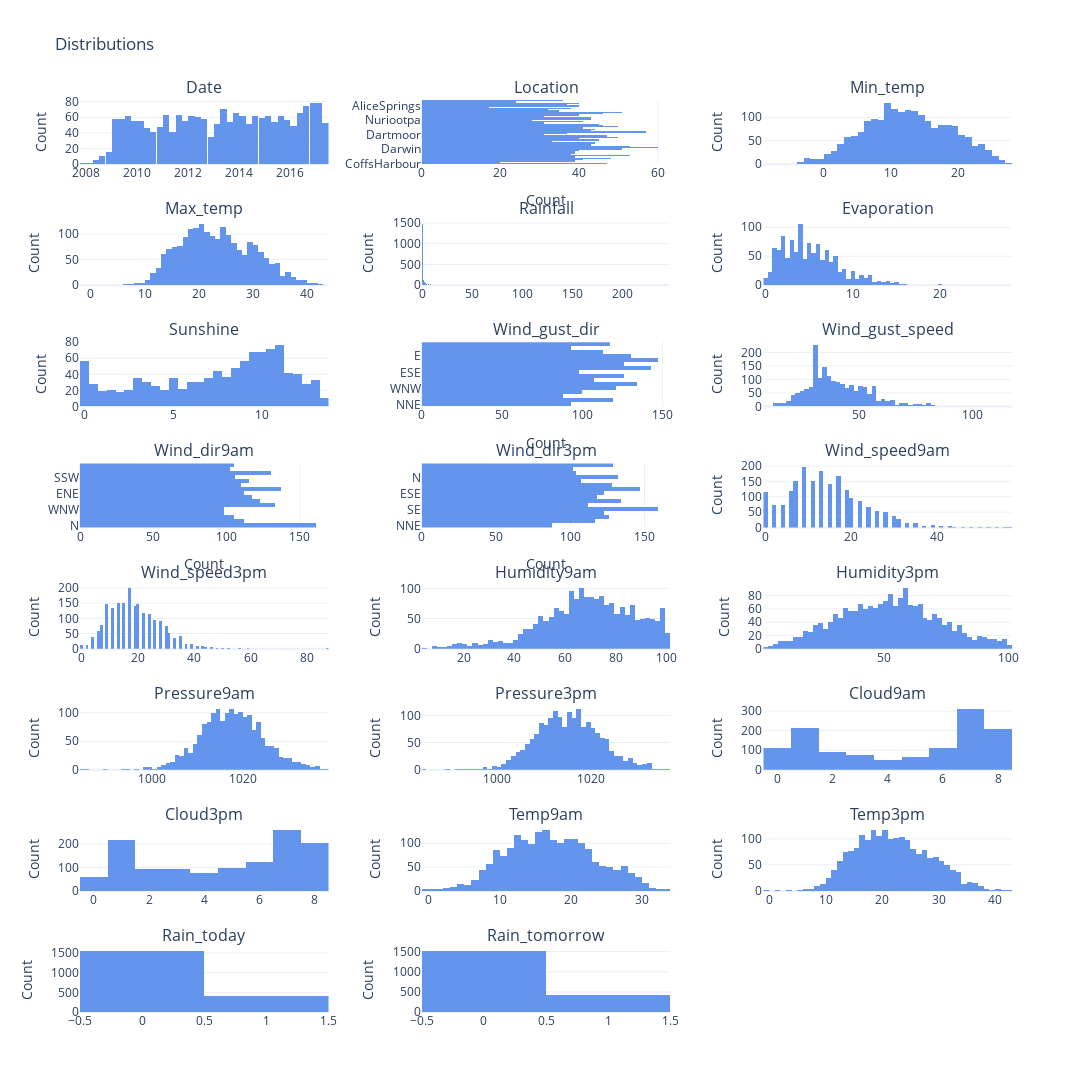

Notebook code cell kept with this figure:
### Code cell
# Distribution of a selected set of numeric variables

d_plot = d.sample(2000)
col_names = d.columns
n_plots = len(col_names)
n_plot_cols = 3
n_plot_rows = math.ceil(n_plots / n_plot_cols)

fig = subplots.make_subplots(
    rows=n_plot_rows,
    cols=n_plot_cols,
    subplot_titles=[c.capitalize() for c in col_names],
    horizontal_spacing=0.1,
)
for i, val_name in enumerate(col_names):
    fig.add_trace(
        go.Histogram(
            x=None if d_plot[val_name].dtype == "object" else d_plot[val_name],
            y=d_plot[val_name] if d_plot[val_name].dtype == "object" else None,
            name="",
            nbinsx=None,
            xbins=dict(size=None, start=None, end=None),
            marker=dict(color="cornflowerblue"),
        ),
        row=1 + i // n_plot_cols,
        col=1 + i % n_plot_cols,
    )
    if d_plot[val_name].dtype == "object":
        fig.update_xaxes(
            title_text="Count", row=1 + i // n_plot_cols, col=1 + i % n_plot_cols
        )
    else:
        fig.update_yaxes(
            title_text="Count", row=1 + i // n_plot_cols, col=1 + i % n_plot_cols
        )
if d_plot[val_name].dtype == "object":
    fig.update_traces(hovertemplate="value: %{y}<br>count: %{x}")
else:
    fig.update_traces(hovertemplate="value: %{x}<br>count: %{y}")
fig.update_layout(
    template="plotly_white",
    width=1200,
    height=80 + 250 * n_plot_rows,
    title="Distributions",
    showlegend=False,
)

### Figure 1 — Plotly figure (JSON) as saved in the notebook; plotly's stock layout.template omitted (floating-point values rounded to 4 significant figures; data arrays with more than 128 entries replaced by an {"elided": "..."} marker saying what was removed)
{"data": [{"hovertemplate": "value: %{x}<br>count: %{y}", "marker": {"color": "cornflowerblue"}, "name": "", "type": "histogram", "x": {"elided": "2000 str values"}, "xaxis": "x", "yaxis": "y"}, {"hovertemplate": "value: %{x}<br>count: %{y}", "marker": {"color": "cornflowerblue"}, "name": "", "type": "histogram", "xaxis": "x2", "y": {"elided": "2000 str values"}, "yaxis": "y2"}, {"hovertemplate": "value: %{x}<br>count: %{y}", "marker": {"color": "cornflowerblue"}, "name": "", "type": "histogram", "x": {"elided": "2000 float values"}, "xaxis": "x3", "yaxis": "y3"}, {"hovertemplate": "value: %{x}<br>count: %{y}", "marker": {"color": "cornflowerblue"}, "name": "", "type": "histogram", "x": {"elided": "2000 float values"}, "xaxis": "x4", "yaxis": "y4"}, {"hovertemplate": "value: %{x}<br>count: %{y}", "marker": {"color": "cornflowerblue"}, "name": "", "type": "histogram", "x": {"elided": "2000 float values"}, "xaxis": "x5", "yaxis": "y5"}, {"hovertemplate": "value: %{x}<br>count: %{y}", "marker": {"color": "cornflowerblue"}, "name": "", "type": "histogram", "x": {"elided": "2000 float values"}, "xaxis": "x6", "yaxis": "y6"}, {"hovertemplate": "value: %{x}<br>count: %{y}", "marker": {"color": "cornflowerblue"}, "name": "", "type": "histogram", "x": {"elided": "2000 float values"}, "xaxis": "x7", "yaxis": "y7"}, {"hovertemplate": "value: %{x}<br>count: %{y}", "marker": {"color": "cornflowerblue"}, "name": "", "type": "histogram", "xaxis": "x8", "y": {"elided": "2000 str values"}, "yaxis": "y8"}, {"hovertemplate": "value: %{x}<br>count: %{y}", "marker": {"color": "cornflowerblue"}, "name": "", "type": "histogram", "x": {"elided": "2000 int values"}, "xaxis": "x9", "yaxis": "y9"}, {"hovertemplate": "value: %{x}<br>count: %{y}", "marker": {"color": "cornflowerblue"}, "name": "", "type": "histogram", "xaxis": "x10", "y": {"elided": "2000 str values"}, "yaxis": "y10"}, {"hovertemplate": "value: %{x}<br>count: %{y}", "marker": {"color": "cornflowerblue"}, "name": "", "type": "histogram", "xaxis": "x11", "y": {"elided": "2000 str values"}, "yaxis": "y11"}, {"hovertemplate": "value: %{x}<br>count: %{y}", "marker": {"color": "cornflowerblue"}, "name": "", "type": "histogram", "x": {"elided": "2000 int values"}, "xaxis": "x12", "yaxis": "y12"}, {"hovertemplate": "value: %{x}<br>count: %{y}", "marker": {"color": "cornflowerblue"}, "name": "", "type": "histogram", "x": {"elided": "2000 int values"}, "xaxis": "x13", "yaxis": "y13"}, {"hovertemplate": "value: %{x}<br>count: %{y}", "marker": {"color": "cornflowerblue"}, "name": "", "type": "histogram", "x": {"elided": "2000 int values"}, "xaxis": "x14", "yaxis": "y14"}, {"hovertemplate": "value: %{x}<br>count: %{y}", "marker": {"color": "cornflowerblue"}, "name": "", "type": "histogram", "x": {"elided": "2000 int values"}, "xaxis": "x15", "yaxis": "y15"}, {"hovertemplate": "value: %{x}<br>count: %{y}", "marker": {"color": "cornflowerblue"}, "name": "", "type": "histogram", "x": {"elided": "2000 float values"}, "xaxis": "x16", "yaxis": "y16"}, {"hovertemplate": "value: %{x}<br>count: %{y}", "marker": {"color": "cornflowerblue"}, "name": "", "type": "histogram", "x": {"elided": "2000 float values"}, "xaxis": "x17", "yaxis": "y17"}, {"hovertemplate": "value: %{x}<br>count: %{y}", "marker": {"color": "cornflowerblue"}, "name": "", "type": "histogram", "x": {"elided": "2000 int values"}, "xaxis": "x18", "yaxis": "y18"}, {"hovertemplate": "value: %{x}<br>count: %{y}", "marker": {"color": "cornflowerblue"}, "name": "", "type": "histogram", "x": {"elided": "2000 int values"}, "xaxis": "x19", "yaxis": "y19"}, {"hovertemplate": "value: %{x}<br>count: %{y}", "marker": {"color": "cornflowerblue"}, "name": "", "type": "histogram", "x": {"elided": "2000 float values"}, "xaxis": "x20", "yaxis": "y20"}, {"hovertemplate": "value: %{x}<br>count: %{y}", "marker": {"color": "cornflowerblue"}, "name": "", "type": "histogram", "x": {"elided": "2000 float values"}, "xaxis": "x21", "yaxis": "y21"}, {"hovertemplate": "value: %{x}<br>count: %{y}", "marker": {"color": "cornflowerblue"}, "name": "", "type": "histogram", "x": {"elided": "2000 int values"}, "xaxis": "x22", "yaxis": "y22"}, {"hovertemplate": "value: %{x}<br>count: %{y}", "marker": {"color": "cornflowerblue"}, "name": "", "type": "histogram", "x": {"elided": "2000 int values"}, "xaxis": "x23", "yaxis": "y23"}], "layout": {"annotations": [{"font": {"size": 16}, "showarrow": false, "text": "Date", "x": 0.1333, "xanchor": "center", "xref": "paper", "y": 1, "yanchor": "bottom", "yref": "paper"}, {"font": {"size": 16}, "showarrow": false, "text": "Location", "x": 0.5, "xanchor": "center", "xref": "paper", "y": 1, "yanchor": "bottom", "yref": "paper"}, {"font": {"size": 16}, "showarrow": false, "text": "Min_temp", "x": 0.8667, "xanchor": "center", "xref": "paper", "y": 1, "yanchor": "bottom", "yref": "paper"}, {"font": {"size": 16}, "showarrow": false, "text": "Max_temp", "x": 0.1333, "xanchor": "center", "xref": "paper", "y": 0.8672, "yanchor": "bottom", "yref": "paper"}, {"font": {"size": 16}, "showarrow": false, "text": "Rainfall", "x": 0.5, "xanchor": "center", "xref": "paper", "y": 0.8672, "yanchor": "bottom", "yref": "paper"}, {"font": {"size": 16}, "showarrow": false, "text": "Evaporation", "x": 0.8667, "xanchor": "center", "xref": "paper", "y": 0.8672, "yanchor": "bottom", "yref": "paper"}, {"font": {"size": 16}, "showarrow": false, "text": "Sunshine", "x": 0.1333, "xanchor": "center", "xref": "paper", "y": 0.7344, "yanchor": "bottom", "yref": "paper"}, {"font": {"size": 16}, "showarrow": false, "text": "Wind_gust_dir", "x": 0.5, "xanchor": "center", "xref": "paper", "y": 0.7344, "yanchor": "bottom", "yref": "paper"}, {"font": {"size": 16}, "showarrow": false, "text": "Wind_gust_speed", "x": 0.8667, "xanchor": "center", "xref": "paper", "y": 0.7344, "yanchor": "bottom", "yref": "paper"}, {"font": {"size": 16}, "showarrow": false, "text": "Wind_dir9am", "x": 0.1333, "xanchor": "center", "xref": "paper", "y": 0.6016, "yanchor": "bottom", "yref": "paper"}, {"font": {"size": 16}, "showarrow": false, "text": "Wind_dir3pm", "x": 0.5, "xanchor": "center", "xref": "paper", "y": 0.6016, "yanchor": "bottom", "yref": "paper"}, {"font": {"size": 16}, "showarrow": false, "text": "Wind_speed9am", "x": 0.8667, "xanchor": "center", "xref": "paper", "y": 0.6016, "yanchor": "bottom", "yref": "paper"}, {"font": {"size": 16}, "showarrow": false, "text": "Wind_speed3pm", "x": 0.1333, "xanchor": "center", "xref": "paper", "y": 0.4688, "yanchor": "bottom", "yref": "paper"}, {"font": {"size": 16}, "showarrow": false, "text": "Humidity9am", "x": 0.5, "xanchor": "center", "xref": "paper", "y": 0.4688, "yanchor": "bottom", "yref": "paper"}, {"font": {"size": 16}, "showarrow": false, "text": "Humidity3pm", "x": 0.8667, "xanchor": "center", "xref": "paper", "y": 0.4688, "yanchor": "bottom", "yref": "paper"}, {"font": {"size": 16}, "showarrow": false, "text": "Pressure9am", "x": 0.1333, "xanchor": "center", "xref": "paper", "y": 0.3359, "yanchor": "bottom", "yref": "paper"}, {"font": {"size": 16}, "showarrow": false, "text": "Pressure3pm", "x": 0.5, "xanchor": "center", "xref": "paper", "y": 0.3359, "yanchor": "bottom", "yref": "paper"}, {"font": {"size": 16}, "showarrow": false, "text": "Cloud9am", "x": 0.8667, "xanchor": "center", "xref": "paper", "y": 0.3359, "yanchor": "bottom", "yref": "paper"}, {"font": {"size": 16}, "showarrow": false, "text": "Cloud3pm", "x": 0.1333, "xanchor": "center", "xref": "paper", "y": 0.2031, "yanchor": "bottom", "yref": "paper"}, {"font": {"size": 16}, "showarrow": false, "text": "Temp9am", "x": 0.5, "xanchor": "center", "xref": "paper", "y": 0.2031, "yanchor": "bottom", "yref": "paper"}, {"font": {"size": 16}, "showarrow": false, "text": "Temp3pm", "x": 0.8667, "xanchor": "center", "xref": "paper", "y": 0.2031, "yanchor": "bottom", "yref": "paper"}, {"font": {"size": 16}, "showarrow": false, "text": "Rain_today", "x": 0.1333, "xanchor": "center", "xref": "paper", "y": 0.07031, "yanchor": "bottom", "yref": "paper"}, {"font": {"size": 16}, "showarrow": false, "text": "Rain_tomorrow", "x": 0.5, "xanchor": "center", "xref": "paper", "y": 0.07031, "yanchor": "bottom", "yref": "paper"}], "height": 2080, "showlegend": false, "title": {"text": "Distributions"}, "width": 1200, "xaxis": {"anchor": "y", "domain": [0, 0.2667]}, "xaxis10": {"anchor": "y10", "domain": [0, 0.2667], "title": {"text": "Count"}}, "xaxis11": {"anchor": "y11", "domain": [0.3667, 0.6333], "title": {"text": "Count"}}, "xaxis12": {"anchor": "y12", "domain": [0.7333, 1]}, "xaxis13": {"anchor": "y13", "domain": [0, 0.2667]}, "xaxis14": {"anchor": "y14", "domain": [0.3667, 0.6333]}, "xaxis15": {"anchor": "y15", "domain": [0.7333, 1]}, "xaxis16": {"anchor": "y16", "domain": [0, 0.2667]}, "xaxis17": {"anchor": "y17", "domain": [0.3667, 0.6333]}, "xaxis18": {"anchor": "y18", "domain": [0.7333, 1]}, "xaxis19": {"anchor": "y19", "domain": [0, 0.2667]}, "xaxis2": {"anchor": "y2", "domain": [0.3667, 0.6333], "title": {"text": "Count"}}, "xaxis20": {"anchor": "y20", "domain": [0.3667, 0.6333]}, "xaxis21": {"anchor": "y21", "domain": [0.7333, 1]}, "xaxis22": {"anchor": "y22", "domain": [0, 0.2667]}, "xaxis23": {"anchor": "y23", "domain": [0.3667, 0.6333]}, "xaxis24": {"anchor": "y24", "domain": [0.7333, 1]}, "xaxis3": {"anchor": "y3", "domain": [0.7333, 1]}, "xaxis4": {"anchor": "y4", "domain": [0, 0.2667]}, "xaxis5": {"anchor": "y5", "domain": [0.3667, 0.6333]}, "xaxis6": {"anchor": "y6", "domain": [0.7333, 1]}, "xaxis7": {"anchor": "y7", "domain": [0, 0.2667]}, "xaxis8": {"anchor": "y8", "domain": [0.3667, 0.6333], "title": {"text": "Count"}}, "xaxis9": {"anchor": "y9", "domain": [0.7333, 1]}, "yaxis": {"anchor": "x", "domain": [0.9297, 1], "title": {"text": "Count"}}, "yaxis10": {"anchor": "x10", "domain": [0.5312, 0.6016]}, "yaxis11": {"anchor": "x11", "domain": [0.5312, 0.6016]}, "yaxis12": {"anchor": "x12", "domain": [0.5312, 0.6016], "title": {"text": "Count"}}, "yaxis13": {"anchor": "x13", "domain": [0.3984, 0.4688], "title": {"text": "Count"}}, "yaxis14": {"anchor": "x14", "domain": [0.3984, 0.4688], "title": {"text": "Count"}}, "yaxis15": {"anchor": "x15", "domain": [0.3984, 0.4688], "title": {"text": "Count"}}, "yaxis16": {"anchor": "x16", "domain": [0.2656, 0.3359], "title": {"text": "Count"}}, "yaxis17": {"anchor": "x17", "domain": [0.2656, 0.3359], "title": {"text": "Count"}}, "yaxis18": {"anchor": "x18", "domain": [0.2656, 0.3359], "title": {"text": "Count"}}, "yaxis19": {"anchor": "x19", "domain": [0.1328, 0.2031], "title": {"text": "Count"}}, "yaxis2": {"anchor": "x2", "domain": [0.9297, 1]}, "yaxis20": {"anchor": "x20", "domain": [0.1328, 0.2031], "title": {"text": "Count"}}, "yaxis21": {"anchor": "x21", "domain": [0.1328, 0.2031], "title": {"text": "Count"}}, "yaxis22": {"anchor": "x22", "domain": [0, 0.07031], "title": {"text": "Count"}}, "yaxis23": {"anchor": "x23", "domain": [0, 0.07031], "title": {"text": "Count"}}, "yaxis24": {"anchor": "x24", "domain": [0, 0.07031]}, "yaxis3": {"anchor": "x3", "domain": [0.9297, 1], "title": {"text": "Count"}}, "yaxis4": {"anchor": "x4", "domain": [0.7969, 0.8672], "title": {"text": "Count"}}, "yaxis5": {"anchor": "x5", "domain": [0.7969, 0.8672], "title": {"text": "Count"}}, "yaxis6": {"anchor": "x6", "domain": [0.7969, 0.8672], "title": {"text": "Count"}}, "yaxis7": {"anchor": "x7", "domain": [0.6641, 0.7344], "title": {"text": "Count"}}, "yaxis8": {"anchor": "x8", "domain": [0.6641, 0.7344]}, "yaxis9": {"anchor": "x9", "domain": [0.6641, 0.7344], "title": {"text": "Count"}}}}
